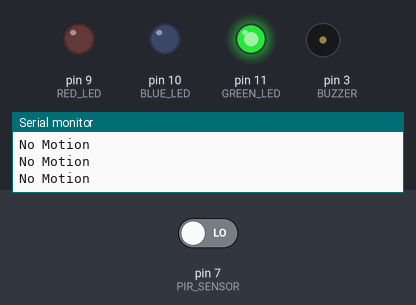
This sketch was run on a simulated Arduino Uno, built with avr-gcc and run on an emulated ATmega328P. On the bench: output pins drawn as LEDs (lit = HIGH), buzzer (waves = sounding, pin HIGH), the last lines printed to the serial monitor. The inputs (shaded band) are chosen by the test bench; at power-on: pin 7 (PIR_SENSOR) LOW.

Above: at 1.8 s.
1.9 s: pin 7 (PIR_SENSOR) driven HIGH
At 3.2 s:
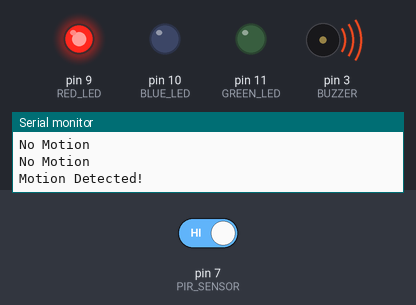
3.5 s: pin 7 (PIR_SENSOR) driven LOW
At 4.3 s:
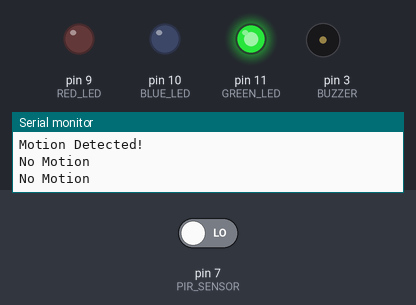
Timing chart, 0 to 6.5 s (numbered marks = the images above; inputs shaded):
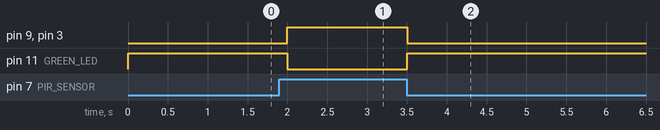

Measured:
- after the input at 1.9 s, pin 9 (RED_LED), pin 3 (BUZZER): LOW → HIGH after 0.10 s; pin 11 (GREEN_LED): HIGH → LOW after 0.10 s
- after the input at 3.5 s, pin 9 (RED_LED), pin 3 (BUZZER): HIGH → LOW at once; pin 11 (GREEN_LED): LOW → HIGH at once

The sketch:

motion_controlled_colour_changer_1.ino
```cpp
#define PIR_SENSOR 7
#define BUZZER 3
#define RED_LED 9
#define GREEN_LED 11
#define BLUE_LED 10

void setup() {
    pinMode(PIR_SENSOR, INPUT);
    pinMode(BUZZER, OUTPUT);
    pinMode(RED_LED, OUTPUT);
    pinMode(GREEN_LED, OUTPUT);
    pinMode(BLUE_LED, OUTPUT);

    Serial.begin(9600);
}

void loop() {
    int motion = digitalRead(PIR_SENSOR);

    if (motion == HIGH) { // Motion detected
        Serial.println("Motion Detected!");
        digitalWrite(BUZZER, HIGH);
        digitalWrite(RED_LED, HIGH);  // Red color to indicate alert
        digitalWrite(GREEN_LED, LOW);
        digitalWrite(BLUE_LED, LOW);
        delay(1000); // Keep the buzzer on for a second
    } else {
        Serial.println("No Motion");
        digitalWrite(BUZZER, LOW);
        digitalWrite(RED_LED, LOW);
        digitalWrite(GREEN_LED, HIGH); // Green color for no motion
        digitalWrite(BLUE_LED, LOW);
    }
    delay(500);
}
```
